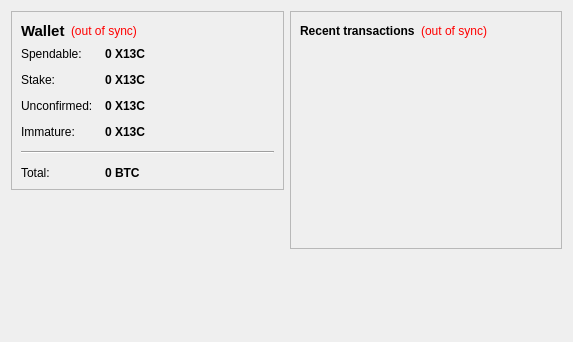
<?xml version="1.0" encoding="UTF-8"?>
<ui version="4.0">
 <class>OverviewPage</class>
 <widget class="QWidget" name="OverviewPage">
  <property name="geometry">
   <rect>
    <x>0</x>
    <y>0</y>
    <width>573</width>
    <height>342</height>
   </rect>
  </property>
  <property name="windowTitle">
   <string>Form</string>
  </property>
  <layout class="QHBoxLayout" name="horizontalLayout" stretch="1,1">
   <item>
    <layout class="QVBoxLayout" name="verticalLayout_2">
     <item>
      <widget class="QFrame" name="frame">
       <property name="frameShape">
        <enum>QFrame::StyledPanel</enum>
       </property>
       <property name="frameShadow">
        <enum>QFrame::Raised</enum>
       </property>
       <layout class="QVBoxLayout" name="verticalLayout_4">
        <item>
         <layout class="QHBoxLayout" name="horizontalLayout_4">
          <item>
           <widget class="QLabel" name="label_5">
            <property name="font">
             <font>
              <pointsize>11</pointsize>
              <weight>75</weight>
              <bold>true</bold>
             </font>
            </property>
            <property name="text">
             <string>Wallet</string>
            </property>
           </widget>
          </item>
          <item>
           <widget class="QLabel" name="labelWalletStatus">
            <property name="toolTip">
             <string>The displayed information may be out of date. Your wallet automatically synchronizes with the X13Coin network after a connection is established, but this process has not completed yet.</string>
            </property>
            <property name="styleSheet">
             <string notr="true">QLabel { color: red; }</string>
            </property>
            <property name="text">
             <string notr="true">(out of sync)</string>
            </property>
            <property name="alignment">
             <set>Qt::AlignLeading|Qt::AlignLeft|Qt::AlignVCenter</set>
            </property>
           </widget>
          </item>
          <item>
           <spacer name="horizontalSpacer_2">
            <property name="orientation">
             <enum>Qt::Horizontal</enum>
            </property>
            <property name="sizeHint" stdset="0">
             <size>
              <width>40</width>
              <height>20</height>
             </size>
            </property>
           </spacer>
          </item>
         </layout>
        </item>
        <item>
         <layout class="QFormLayout" name="formLayout_2">
          <property name="fieldGrowthPolicy">
           <enum>QFormLayout::AllNonFixedFieldsGrow</enum>
          </property>
          <property name="horizontalSpacing">
           <number>12</number>
          </property>
          <property name="verticalSpacing">
           <number>12</number>
          </property>
          <item row="0" column="0">
           <widget class="QLabel" name="label">
            <property name="text">
             <string>Spendable:</string>
            </property>
           </widget>
          </item>
          <item row="0" column="1">
           <widget class="QLabel" name="labelBalance">
            <property name="font">
             <font>
              <weight>75</weight>
              <bold>true</bold>
             </font>
            </property>
            <property name="cursor">
             <cursorShape>IBeamCursor</cursorShape>
            </property>
            <property name="toolTip">
             <string>Your current spendable balance</string>
            </property>
            <property name="text">
             <string notr="true">0 X13C</string>
            </property>
            <property name="textInteractionFlags">
             <set>Qt::LinksAccessibleByMouse|Qt::TextSelectableByKeyboard|Qt::TextSelectableByMouse</set>
            </property>
           </widget>
          </item>
          <item row="1" column="0">
           <widget class="QLabel" name="label_6">
            <property name="text">
             <string>Stake:</string>
            </property>
           </widget>
          </item>
          <item row="1" column="1">
           <widget class="QLabel" name="labelStake">
            <property name="font">
             <font>
              <weight>75</weight>
              <bold>true</bold>
             </font>
            </property>
            <property name="cursor">
             <cursorShape>IBeamCursor</cursorShape>
            </property>
            <property name="toolTip">
             <string>Total of coins that was staked, and do not yet count toward the current balance</string>
            </property>
            <property name="text">
             <string notr="true">0 X13C</string>
            </property>
            <property name="textInteractionFlags">
             <set>Qt::LinksAccessibleByMouse|Qt::TextSelectableByKeyboard|Qt::TextSelectableByMouse</set>
            </property>
           </widget>
          </item>
          <item row="2" column="0">
           <widget class="QLabel" name="label_3">
            <property name="text">
             <string>Unconfirmed:</string>
            </property>
           </widget>
          </item>
          <item row="2" column="1">
           <widget class="QLabel" name="labelUnconfirmed">
            <property name="font">
             <font>
              <weight>75</weight>
              <bold>true</bold>
             </font>
            </property>
            <property name="cursor">
             <cursorShape>IBeamCursor</cursorShape>
            </property>
            <property name="toolTip">
             <string>Total of transactions that have yet to be confirmed, and do not yet count toward the current balance</string>
            </property>
            <property name="text">
             <string notr="true">0 X13C</string>
            </property>
            <property name="textInteractionFlags">
             <set>Qt::LinksAccessibleByMouse|Qt::TextSelectableByKeyboard|Qt::TextSelectableByMouse</set>
            </property>
           </widget>
          </item>
          <item row="3" column="0">
           <widget class="QLabel" name="labelImmatureText">
            <property name="text">
             <string>Immature:</string>
            </property>
           </widget>
          </item>
          <item row="3" column="1">
           <widget class="QLabel" name="labelImmature">
            <property name="font">
             <font>
              <weight>75</weight>
              <bold>true</bold>
             </font>
            </property>
            <property name="toolTip">
             <string>Mined balance that has not yet matured</string>
            </property>
            <property name="text">
             <string notr="true">0 X13C</string>
            </property>
            <property name="textInteractionFlags">
             <set>Qt::LinksAccessibleByMouse|Qt::TextSelectableByKeyboard|Qt::TextSelectableByMouse</set>
            </property>
           </widget>
          </item>
          <item row="4" column="0" colspan="2">
           <widget class="Line" name="line">
            <property name="orientation">
             <enum>Qt::Horizontal</enum>
            </property>
           </widget>
          </item>
          <item row="5" column="0">
           <widget class="QLabel" name="labelTotalText">
            <property name="text">
             <string>Total:</string>
            </property>
           </widget>
          </item>
          <item row="5" column="1">
           <widget class="QLabel" name="labelTotal">
            <property name="font">
             <font>
              <weight>75</weight>
              <bold>true</bold>
             </font>
            </property>
            <property name="cursor">
             <cursorShape>IBeamCursor</cursorShape>
            </property>
            <property name="toolTip">
             <string>Your current total balance</string>
            </property>
            <property name="text">
             <string notr="true">0 BTC</string>
            </property>
            <property name="textInteractionFlags">
             <set>Qt::LinksAccessibleByMouse|Qt::TextSelectableByKeyboard|Qt::TextSelectableByMouse</set>
            </property>
           </widget>
          </item>
         </layout>
        </item>
       </layout>
      </widget>
     </item>
     <item>
      <spacer name="verticalSpacer_3">
       <property name="orientation">
        <enum>Qt::Vertical</enum>
       </property>
       <property name="sizeHint" stdset="0">
        <size>
         <width>20</width>
         <height>40</height>
        </size>
       </property>
      </spacer>
     </item>
     <item>
      <widget class="QLabel" name="label_2">
       <property name="text">
        <string/>
       </property>
       <property name="pixmap">
        <pixmap resource="../bitcoin.qrc">:/images/backg</pixmap>
       </property>
       <property name="scaledContents">
        <bool>false</bool>
       </property>
       <property name="alignment">
        <set>Qt::AlignCenter</set>
       </property>
      </widget>
     </item>
     <item>
      <spacer name="verticalSpacer">
       <property name="orientation">
        <enum>Qt::Vertical</enum>
       </property>
       <property name="sizeHint" stdset="0">
        <size>
         <width>20</width>
         <height>40</height>
        </size>
       </property>
      </spacer>
     </item>
    </layout>
   </item>
   <item>
    <layout class="QVBoxLayout" name="verticalLayout_3">
     <item>
      <widget class="QFrame" name="frame_2">
       <property name="frameShape">
        <enum>QFrame::StyledPanel</enum>
       </property>
       <property name="frameShadow">
        <enum>QFrame::Raised</enum>
       </property>
       <layout class="QVBoxLayout" name="verticalLayout">
        <item>
         <layout class="QHBoxLayout" name="horizontalLayout_2">
          <item>
           <widget class="QLabel" name="label_4">
            <property name="text">
             <string>&lt;b&gt;Recent transactions&lt;/b&gt;</string>
            </property>
           </widget>
          </item>
          <item>
           <widget class="QLabel" name="labelTransactionsStatus">
            <property name="toolTip">
             <string>The displayed information may be out of date. Your wallet automatically synchronizes with the X13Coin network after a connection is established, but this process has not completed yet.</string>
            </property>
            <property name="styleSheet">
             <string notr="true">QLabel { color: red; }</string>
            </property>
            <property name="text">
             <string notr="true">(out of sync)</string>
            </property>
            <property name="alignment">
             <set>Qt::AlignRight|Qt::AlignTrailing|Qt::AlignVCenter</set>
            </property>
           </widget>
          </item>
          <item>
           <spacer name="horizontalSpacer">
            <property name="orientation">
             <enum>Qt::Horizontal</enum>
            </property>
            <property name="sizeHint" stdset="0">
             <size>
              <width>40</width>
              <height>20</height>
             </size>
            </property>
           </spacer>
          </item>
         </layout>
        </item>
        <item>
         <widget class="QListView" name="listTransactions">
          <property name="styleSheet">
           <string notr="true">QListView { background: transparent; }</string>
          </property>
          <property name="frameShape">
           <enum>QFrame::NoFrame</enum>
          </property>
          <property name="verticalScrollBarPolicy">
           <enum>Qt::ScrollBarAlwaysOff</enum>
          </property>
          <property name="horizontalScrollBarPolicy">
           <enum>Qt::ScrollBarAlwaysOff</enum>
          </property>
          <property name="selectionMode">
           <enum>QAbstractItemView::NoSelection</enum>
          </property>
         </widget>
        </item>
       </layout>
      </widget>
     </item>
     <item>
      <spacer name="verticalSpacer_2">
       <property name="orientation">
        <enum>Qt::Vertical</enum>
       </property>
       <property name="sizeHint" stdset="0">
        <size>
         <width>20</width>
         <height>40</height>
        </size>
       </property>
      </spacer>
     </item>
    </layout>
   </item>
  </layout>
 </widget>
 <resources>
  <include location="../bitcoin.qrc"/>
 </resources>
 <connections/>
</ui>
